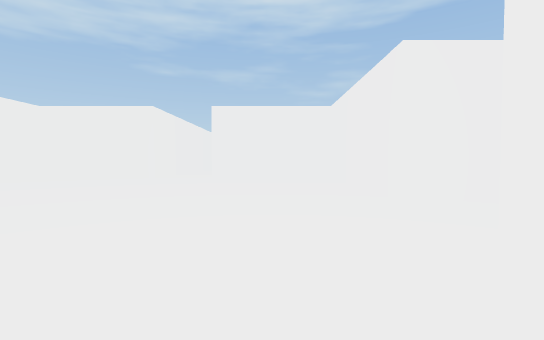
[1] (above)

18 first-person views from a walk through a scene from a Unity 3-D project. The camera is 1.3 m above the floor, tilts 2° down and sees 85° across. The floor is counted in squares, 2 m on a side. Each view is taken from the middle of a square. On the plan, view 1 faces up. The plan holds only what a view shows up to about 9 squares ahead; the rest is blank. The place goes on beyond the plan. The player character is not drawn.

[2]
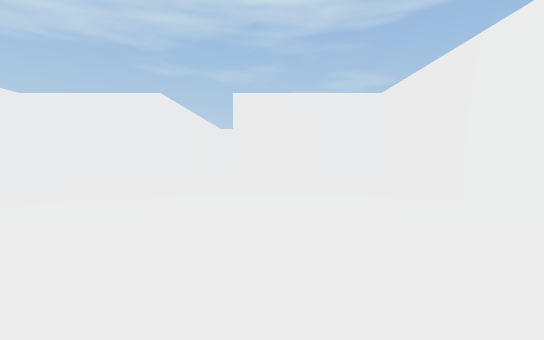

[3]
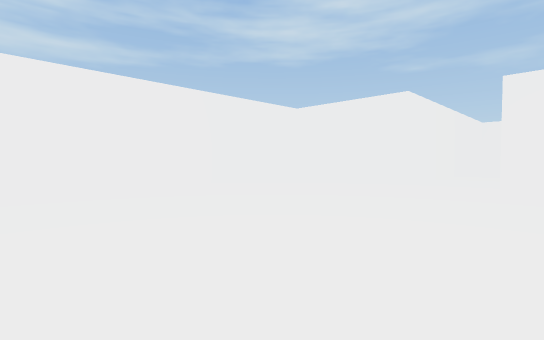

[4]
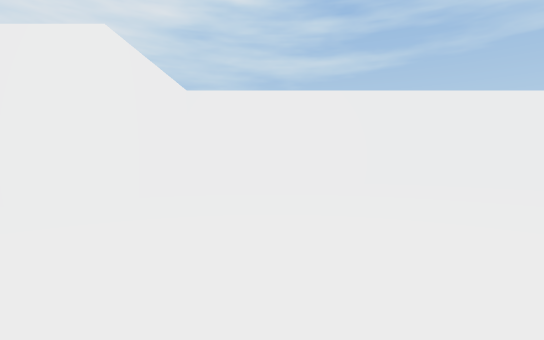

[5]
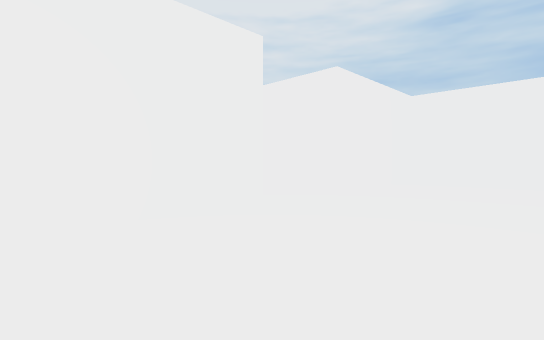

[6]
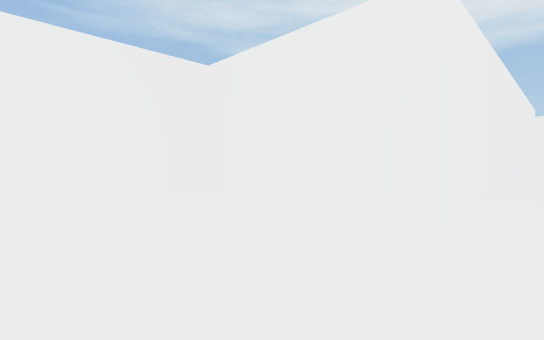

[7]
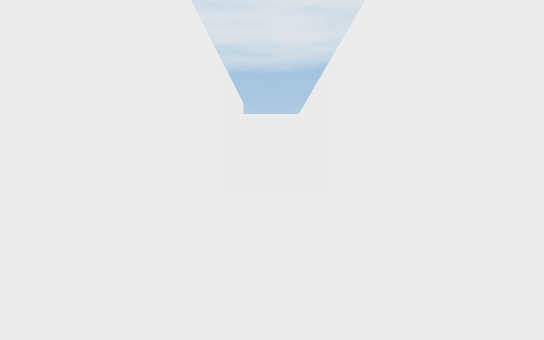

[8]
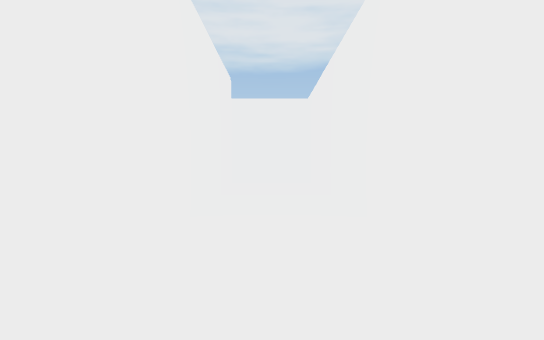

[9]
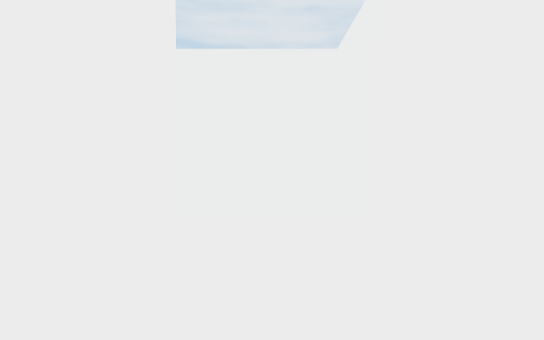

[10]
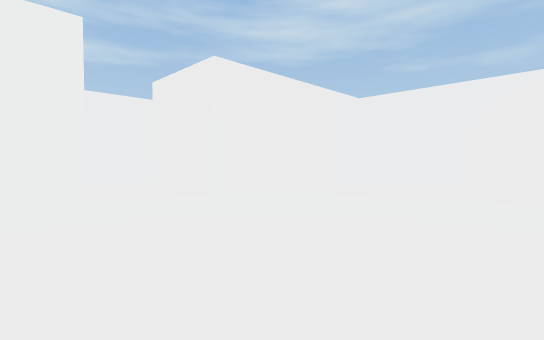

[11]
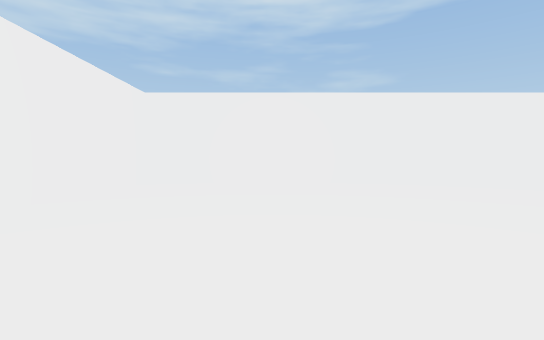

[12]
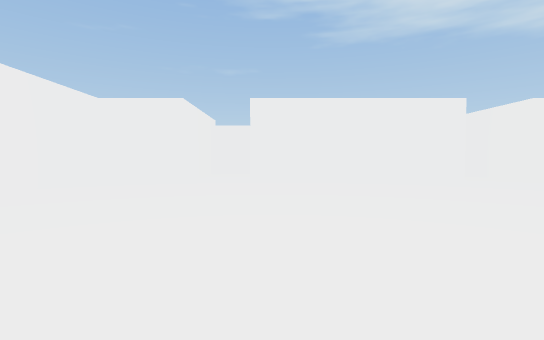

[13]
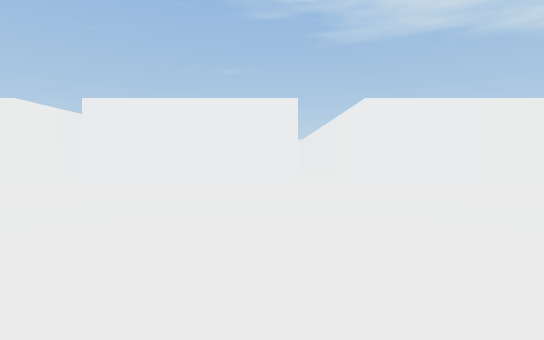

[14]
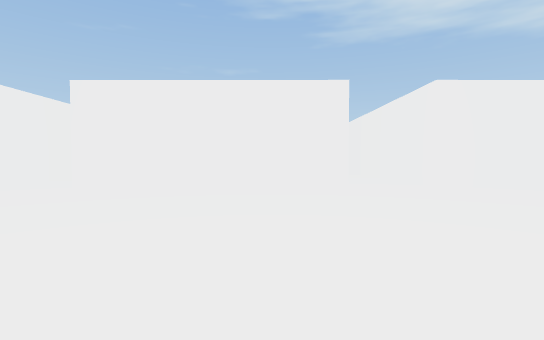

[15]
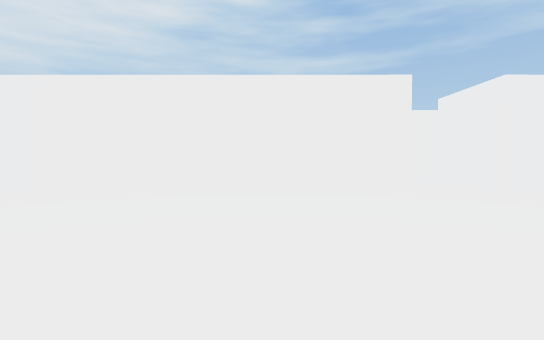

[16]
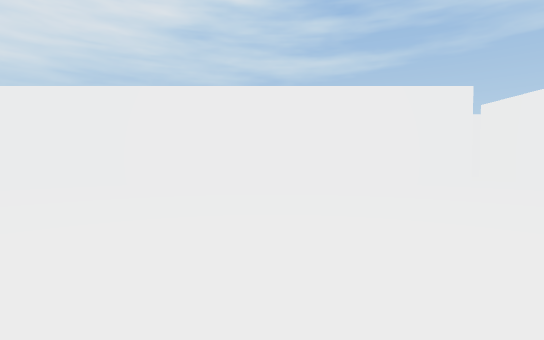

[17]
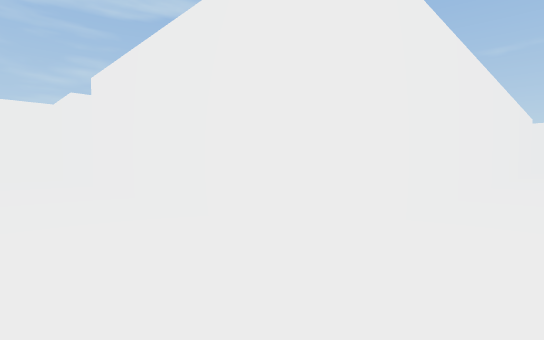

[18]
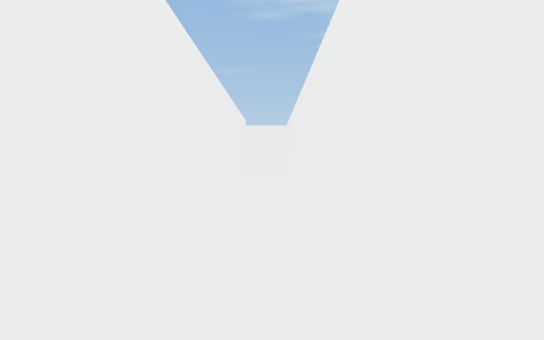

### Floor plan
Points are (right, up) in squares from view 1. A wall is a line through its corners. A room is listed if a view was taken in it or the views show most of it. See-through windows are left out.
Room 1 (views 1, 2, 3, 4, 5, 6, 7, 8, 9)
walls: (2, 2.1) (2, 2.6); (2, 4.6) (2, 10.2) (-2.1, 10.2); (-4.1, 10.2) (-7.9, 10.2) (-7.9, -3.3) (-4.1, -3.3) (-4.1, -15.5); (-2.1, -15) (-2.1, -3.3) (2, -3.3) (2, -0.1)
ways out: opening at (-3, -16) to room 2; opening at (-3, 11); opening at (1.5, 3.5)
Room 2 (views 10, 11, 12, 13, 14, 15, 16, 17, 18)
walls: (0.5, -16.9) (0.5, -26.5); (14, -12.4) (11.9, -12.4) (11.9, -9.8) (0.5, -9.8) (0.5, -15) (-2.1, -15); (11.9, -26.5) (11.9, -22.8) (22.9, -22.8); (-4.1, -15.5) (-4.1, -17) (-1.4, -17); (23, -20.8) (11.9, -20.8) (11.9, -14.2)
ways out: opening at (-3, -16) to room 1

Where each view was taken, in squares from view 1:
view 1: 0 up, 0 right, facing up
view 2: 2 up, 1 left, facing up
view 3: 2 up, 1 left, facing up-left
view 4: 1 down, 0 right, facing left
view 5: 0 up, 1 right, facing down-left
view 6: 0 up, 3 left, facing down-right
view 7: 5 down, 3 left, facing down
view 8: 8 down, 3 left, facing down
view 9: 12 down, 3 left, facing down
view 10: 18 down, 5 right, facing up-left
view 11: 18 down, 4 right, facing up
view 12: 15 down, 3 right, facing right
view 13: 20 down, 3 right, facing right
view 14: 19 down, 5 right, facing right
view 15: 20 down, 7 right, facing left
view 16: 22 down, 8 right, facing left
view 17: 22 down, 10 right, facing up-right
view 18: 22 down, 14 right, facing right
